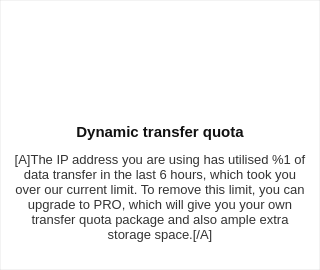
<?xml version="1.0" encoding="UTF-8"?>
<ui version="4.0">
 <class>BandwidthOverquotaPopOver</class>
 <widget class="QWidget" name="BandwidthOverquotaPopOver">
  <property name="geometry">
   <rect>
    <x>0</x>
    <y>0</y>
    <width>320</width>
    <height>270</height>
   </rect>
  </property>
  <property name="minimumSize">
   <size>
    <width>320</width>
    <height>270</height>
   </size>
  </property>
  <property name="maximumSize">
   <size>
    <width>320</width>
    <height>270</height>
   </size>
  </property>
  <property name="windowTitle">
   <string/>
  </property>
  <property name="styleSheet">
   <string notr="true">#BandwidthOverquotaPopOver {
background: #FFFFFF;
border: 1px solid rgba(0,0,0,0.05);
}</string>
  </property>
  <layout class="QVBoxLayout" name="verticalLayout">
   <property name="spacing">
    <number>0</number>
   </property>
   <property name="leftMargin">
    <number>12</number>
   </property>
   <property name="topMargin">
    <number>32</number>
   </property>
   <property name="rightMargin">
    <number>12</number>
   </property>
   <property name="bottomMargin">
    <number>0</number>
   </property>
   <item>
    <widget class="QWidget" name="wHeader" native="true">
     <property name="minimumSize">
      <size>
       <width>0</width>
       <height>0</height>
      </size>
     </property>
     <property name="maximumSize">
      <size>
       <width>16777215</width>
       <height>11651561</height>
      </size>
     </property>
     <layout class="QHBoxLayout" name="horizontalLayout">
      <property name="leftMargin">
       <number>0</number>
      </property>
      <property name="topMargin">
       <number>0</number>
      </property>
      <property name="rightMargin">
       <number>0</number>
      </property>
      <property name="bottomMargin">
       <number>0</number>
      </property>
      <item>
       <spacer name="horizontalSpacer">
        <property name="orientation">
         <enum>Qt::Horizontal</enum>
        </property>
        <property name="sizeHint" stdset="0">
         <size>
          <width>40</width>
          <height>20</height>
         </size>
        </property>
       </spacer>
      </item>
      <item>
       <widget class="QPushButton" name="bLockedIcon">
        <property name="minimumSize">
         <size>
          <width>80</width>
          <height>80</height>
         </size>
        </property>
        <property name="maximumSize">
         <size>
          <width>80</width>
          <height>80</height>
         </size>
        </property>
        <property name="styleSheet">
         <string notr="true">#bLockedIcon
{
	border: none;
}</string>
        </property>
        <property name="text">
         <string/>
        </property>
        <property name="icon">
         <iconset resource="../Resources_win.qrc">
          <normaloff>:/images/dynamic transfer icon.png</normaloff>:/images/dynamic transfer icon.png</iconset>
        </property>
        <property name="iconSize">
         <size>
          <width>80</width>
          <height>80</height>
         </size>
        </property>
       </widget>
      </item>
      <item>
       <spacer name="horizontalSpacer_2">
        <property name="orientation">
         <enum>Qt::Horizontal</enum>
        </property>
        <property name="sizeHint" stdset="0">
         <size>
          <width>96</width>
          <height>20</height>
         </size>
        </property>
       </spacer>
      </item>
     </layout>
    </widget>
   </item>
   <item>
    <widget class="QWidget" name="widget" native="true">
     <layout class="QHBoxLayout" name="horizontalLayout_2">
      <property name="spacing">
       <number>0</number>
      </property>
      <property name="leftMargin">
       <number>0</number>
      </property>
      <property name="topMargin">
       <number>10</number>
      </property>
      <property name="rightMargin">
       <number>0</number>
      </property>
      <property name="bottomMargin">
       <number>10</number>
      </property>
      <item>
       <widget class="QLabel" name="labelTitle">
        <property name="minimumSize">
         <size>
          <width>0</width>
          <height>20</height>
         </size>
        </property>
        <property name="maximumSize">
         <size>
          <width>16777215</width>
          <height>20</height>
         </size>
        </property>
        <property name="styleSheet">
         <string notr="true">#labelTitle
{
	color: #111111;
	font-family: &quot;Lato&quot;;
	font-size: 15px;
	font-weight: 600;
}</string>
        </property>
        <property name="text">
         <string>Dynamic transfer quota</string>
        </property>
        <property name="alignment">
         <set>Qt::AlignCenter</set>
        </property>
       </widget>
      </item>
     </layout>
    </widget>
   </item>
   <item>
    <widget class="QWidget" name="wDesc" native="true">
     <layout class="QVBoxLayout" name="verticalLayout_2">
      <property name="spacing">
       <number>15</number>
      </property>
      <property name="leftMargin">
       <number>0</number>
      </property>
      <property name="topMargin">
       <number>0</number>
      </property>
      <property name="rightMargin">
       <number>0</number>
      </property>
      <property name="bottomMargin">
       <number>0</number>
      </property>
      <item>
       <widget class="QLabel" name="labelMessage">
        <property name="styleSheet">
         <string notr="true">#labelMessage
{
	color: #333333;
	font-family: &quot;Lato&quot;;
	font-size: 13px;
}</string>
        </property>
        <property name="text">
         <string>[A]The IP address you are using has utilised %1 of data transfer in the last 6 hours, which took you over our current limit. To remove this limit, you can upgrade to PRO, which will give you your own transfer quota package and also ample extra storage space.[/A]</string>
        </property>
        <property name="alignment">
         <set>Qt::AlignCenter</set>
        </property>
        <property name="wordWrap">
         <bool>true</bool>
        </property>
        <property name="openExternalLinks">
         <bool>true</bool>
        </property>
       </widget>
      </item>
      <item>
       <spacer name="verticalSpacer">
        <property name="orientation">
         <enum>Qt::Vertical</enum>
        </property>
        <property name="sizeHint" stdset="0">
         <size>
          <width>20</width>
          <height>20</height>
         </size>
        </property>
       </spacer>
      </item>
     </layout>
    </widget>
   </item>
  </layout>
 </widget>
 <resources>
  <include location="../Resources_win.qrc"/>
 </resources>
 <connections/>
</ui>
